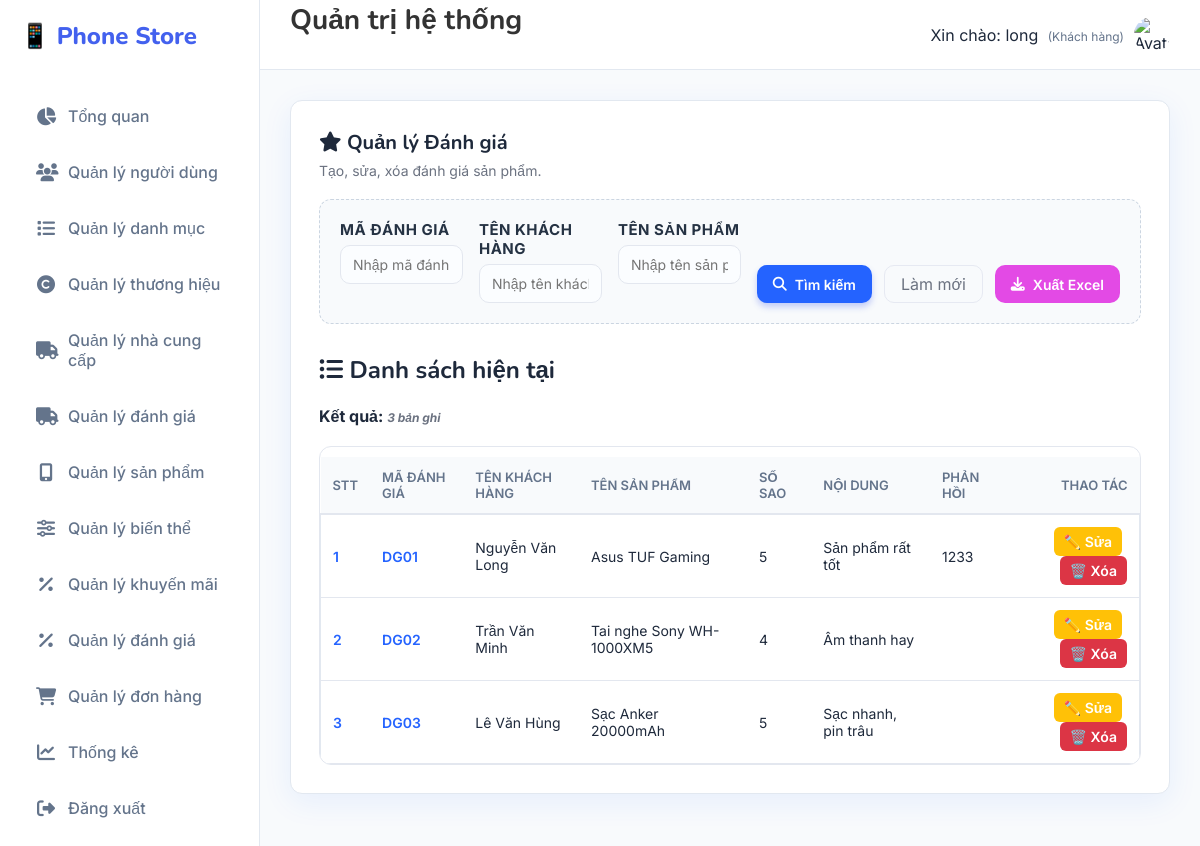
Screenshot of /Danhgia/danhsach (signed in) with the database file from the repository.
### tables this page shows
CREATE TABLE `danh_gia` (
  `ma_danh_gia` varchar(20) NOT NULL,
  `ma_user` varchar(20) NOT NULL,
  `ma_san_pham` varchar(20) NOT NULL,
  `so_sao` int(11) DEFAULT NULL CHECK (`so_sao` >= 1 and `so_sao` <= 5),
  `noi_dung` text DEFAULT NULL,
  `phan_hoi` text NOT NULL,
  `ngay_danh_gia` datetime DEFAULT current_timestamp()
);

CREATE TABLE `users` (
  `ma_user` varchar(20) NOT NULL,
  `ten_user` varchar(55) NOT NULL,
  `password` varchar(255) NOT NULL,
  `full_name` varchar(255) DEFAULT NULL,
  `email` varchar(55) DEFAULT NULL,
  `phan_quyen` enum('admin','khach_hang') NOT NULL DEFAULT 'khach_hang',
  `so_dien_thoai` varchar(20) DEFAULT NULL,
  `ngay_tao` datetime DEFAULT current_timestamp()
);

CREATE TABLE `san_pham` (
  `ma_san_pham` varchar(20) NOT NULL,
  `ten_san_pham` varchar(255) NOT NULL,
  `ma_danh_muc` varchar(20) DEFAULT NULL,
  `ma_thuong_hieu` varchar(20) DEFAULT NULL,
  `ma_nha_cung_cap` varchar(20) DEFAULT NULL,
  `ngay_tao` datetime DEFAULT current_timestamp()
);

### MVC/Core/controller.php (called while the page is built, shortened)
<?php
class controller
{
    public function model($model)
    {
        return new $model;
    }
    public function view($view, $data = [])
    {
        include_once __DIR__ . '/../Views/' . $view . '.php';
    }
}

### MVC/Controllers/Danhgia.php (called while the page is built, shortened)
<?php
class Danhgia extends controller
{
    private $dg;
    function __construct()
    {
        $this->dg = $this->model("DanhGia_m");
    }
    function danhsach()
    {
        $result = $this->dg->DanhGia_getAll();
        $this->view('Master', [
            'page' => 'Danhsachdanhgia_v',
            'ma_danh_gia' => '',
            'ten_danh_gia' => '',
            'dulieu' => $result
        ]);
    }
}

### MVC/Core/app.php (called while the page is built, shortened)
<?php
class app
{
    protected $action = "Get_data";
    function __construct()
    {
        $arr = $this->processURL();
        if ($arr != null) {
            if (file_exists(__DIR__ . '/../Controllers/' . $arr[0] . '.php')) {
                unset($arr[0]);
            }
        }
        $this->controller = new $this->controller;
        if (isset($arr[1])) {
            if (method_exists($this->controller, $arr[1])) {
                $this->action = $arr[1];
                unset($arr[1]);
            }
        }
        $this->param = $arr ? array_values($arr) : [];
        call_user_func_array([$this->controller, $this->action], $this->param);
    }
    function processURL()
    {
        if (isset($_GET['url'])) {
            return explode('/', filter_var(trim($_GET['url']), FILTER_DEFAULT));
        }
    }
}

### index.php (called while the page is built, shortened)
<?php
    $myapp = new app();
?>

### MVC/Core/connectDB.php (called while the page is built, shortened)
<?php
class connectDB
{
    function __construct()
    {
        $this->con = mysqli_connect('localhost', 'root', '', 'phone_store_v2');
    }
}

### MVC/Models/DanhGia_m.php (called while the page is built, shortened)
<?php
class DanhGia_m extends connectDB
{
    function DanhGia_getAll()
    {
        $sql = "SELECT dg.*, u.full_name, sp.ten_san_pham
                FROM danh_gia dg
                LEFT JOIN users u ON dg.ma_user = u.ma_user
                LEFT JOIN san_pham sp ON dg.ma_san_pham = sp.ma_san_pham
                ORDER BY dg.ngay_danh_gia DESC";
        return mysqli_query($this->con, $sql);
    }
}

### MVC/Views/Pages/Danhsachdanhgia_v.php (the view, shortened to what this page needs)
<!DOCTYPE html>
<html lang="vi">
<body>
    <div class="card">
        <div class="actions-top">
            <div>
                <h1><i class="fa-solid fa-star"></i> Quản lý Đánh giá</h1>
                <p class="lead">Tạo, sửa, xóa đánh giá sản phẩm.</p>
            </div>
        </div>
        <form method="post" action="http://localhost/Banhang/Danhgia/Timkiem" class="form-search"
            style="margin-bottom:30px;border:1px dashed #cbd5e1;padding:20px;border-radius:12px;background:#f8fafc">
            <div class="search-fields">
                <div>
                    <label for="searchId">Mã đánh giá</label>
                    <input type="text" id="searchId" name="txtMadanhgia" placeholder="Nhập mã đánh giá..."
                        value="<?php echo isset($data['ma_danh_gia']) ? htmlspecialchars($data['ma_danh_gia']) : '' ?>" />
                </div>
                <div>
                    <label for="searchName">Tên khách hàng</label>
                    <input type="text" id="searchName" name="txtTenkhachhang" placeholder="Nhập tên khách hàng..."
                        value="<?php echo isset($data['ten_khach_hang']) ? htmlspecialchars($data['ten_khach_hang']) : '' ?>" />
                </div>
                <div>
                    <label for="searchProduct">Tên sản phẩm</label>
                    <input type="text" id="searchProduct" name="txtTensanpham" placeholder="Nhập tên sản phẩm..."
                        value="<?php echo isset($data['ten_san_pham']) ? htmlspecialchars($data['ten_san_pham']) : '' ?>" />
                </div>
            </div>
            <div class="actions" style="margin-top:0;">
                <button type="submit" class="btn-primary" name="btnTim"><i class="fa-solid fa-search"></i> Tìm
                    kiếm</button>
                <a href="http://localhost/Banhang/Danhgia/danhsach" class="btn-ghost">Làm mới</a>
                <button type="submit" name="btnXuatexcel" class="btn-excel">
                    <i class="fa-solid fa-solid fa-download"></i> Xuất Excel
                </button>
            </div>
        </form>
        <h2><i class="fa-solid fa-list-ul"></i> Danh sách hiện tại</h2>
        <?php
        if (isset($data['dulieu'])) {
            if (is_object($data['dulieu'])) {
                $count = mysqli_num_rows($data['dulieu']);
                mysqli_data_seek($data['dulieu'], 0);
            } else {
                $count = 0;
            }
        ?>
            <div style="margin:10px 0">
                <strong>Kết quả: <span id="resultCount" class="hint"></span></strong>
            </div>
            <div class="table-container">
                <table>
                    <thead>
                        <tr>
                            <th>STT</th>
                            <th>Mã đánh giá</th>
                            <th>Tên khách hàng</th>
                            <th>Tên sản phẩm</th>
                            <th>Số sao</th>
                            <th>Nội dung</th>
                            <th>Phản hồi</th>
                            <th style="text-align:right">Thao tác</th>
                        </tr>
                    </thead>
                    <tbody id="userBody">
                        <?php
                        if ($count > 0) {
                            $serial = 1;
                            while ($row = mysqli_fetch_array($data['dulieu'])) {
                        ?>
                                <tr>
                                    <td><span style="font-weight:600;color:var(--accent)"><?php echo $serial++; ?></span>
                                    </td>
                                    <td><span
                                            style="font-weight:600;color:var(--accent)"><?php echo htmlspecialchars($row['ma_danh_gia']) ?></span>
                                    </td>
                                    <td><?php echo htmlspecialchars($row['full_name']) ?></td>
                                    <td><?php echo htmlspecialchars($row['ten_san_pham']) ?></td>
                                    <td><?php echo htmlspecialchars($row['so_sao']) ?></td>
                                    <td><?php echo htmlspecialchars($row['noi_dung']) ?></td>
                                    <td><?php echo htmlspecialchars($row['phan_hoi']) ?></td>
                                    <td style="text-align:right">
                                        <a href="http://localhost/Banhang/Danhgia/sua/<?php echo urlencode($row['ma_danh_gia']) ?>"><button
                                                class="btn-edit">✏️
                                                Sửa</button></a>
                                        <a href="http://localhost/Banhang/Danhgia/xoa/<?php echo urlencode($row['ma_danh_gia']) ?>"
                                            onclick="return confirm('Bạn có chắc chắn muốn xoá không?')"><button
                                                class="btn-delete">🗑️
                                                Xóa</button></a>
                                    </td>
                                </tr>
                        <?php }
                        } ?>
                    </tbody>
                </table>
            </div>
        <?php } ?>
    </div>
</body>
</html>

### Public/Css/style.css (style rules this page uses)
:root { --primary: #4361ee; --primary-dark: #3a0ca3; --secondary: #4cc9f0; --accent: #f72585; --success: #10b981; --warning: #f59e0b; --danger: #ef4444; --dark: #1e293b; --light: #f8fafc; --white: #ffffff; --gray: #64748b; --border: #e2e8f0; --shadow: 0 10px 15px -3px rgba(0, 0, 0, 0.1), 0 4px 6px -2px rgba(0, 0, 0, 0.05); --radius: 16px; --sidebar-width: 260px; }
* { margin: 0; padding: 0; box-sizing: border-box; font-family: "Inter", sans-serif; }
body { background-color: var(--light); color: var(--dark); height: 100vh; overflow: hidden; }
a { text-decoration: none; transition: 0.3s; }
.card { background: var(--white); border-radius: var(--radius); padding: 30px; box-shadow: var(--shadow); border: 1px solid var(--border); margin-bottom: 30px; }
h1, h2 { color: var(--dark); margin-bottom: 20px; font-family: "Nunito", sans-serif; }
p.lead { color: var(--gray); margin-bottom: 25px; font-size: 15px; }
form { display: grid; grid-template-columns: repeat(2, 1fr); gap: 24px; }
label { font-size: 13px; font-weight: 600; color: var(--gray); margin-bottom: 8px; display: block; text-transform: uppercase; letter-spacing: 0.5px; }
input, select, textarea { width: 100%; padding: 12px 16px; border: 1px solid var(--border); border-radius: 10px; font-size: 15px; background: #f9fafb; transition: 0.2s; }
.actions { margin-top: 10px; display: flex; gap: 12px; justify-content: flex-end; grid-column: 1 / -1; }
button, .btn { padding: 10px 20px; border-radius: 10px; font-weight: 600; font-size: 14px; cursor: pointer; border: none; display: inline-flex; align-items: center; gap: 8px; transition: 0.2s; text-decoration: none; }
.btn-primary { background: var(--primary); color: #fff; box-shadow: 0 4px 6px rgba(67, 97, 238, 0.3); }
.btn-ghost { background: transparent; border: 1px solid var(--border); color: var(--gray); }
table { width: 100%; border-collapse: separate; border-spacing: 0 8px; margin-top: 10px; }
th { text-align: left; padding: 12px 16px; color: var(--gray); font-size: 13px; font-weight: 600; text-transform: uppercase; }
td { background: #fff; padding: 16px; border-top: 1px solid var(--border); border-bottom: 1px solid var(--border); font-size: 14px; color: var(--dark); }
td:first-child { border-left: 1px solid var(--border); border-top-left-radius: 12px; border-bottom-left-radius: 12px; }
td:last-child { border-right: 1px solid var(--border); border-top-right-radius: 12px; border-bottom-right-radius: 12px; }
.hint { font-size: 13px; color: var(--gray); margin-top: 10px; font-style: italic; }

### rows the page displays
danh_gia: ma_danh_gia "DG01", ma_user.full_name "Nguyễn Văn Long", ma_san_pham.ten_san_pham "Asus TUF Gaming", so_sao "5", noi_dung "Sản phẩm rất tốt", phan_hoi "1233"
danh_gia: ma_danh_gia "DG02", ma_user.full_name "Trần Văn Minh", ma_san_pham.ten_san_pham "Tai nghe Sony WH-1000XM5", so_sao "4", noi_dung "Âm thanh hay"
danh_gia: ma_danh_gia "DG03", ma_user.full_name "Lê Văn Hùng", ma_san_pham.ten_san_pham "Sạc Anker 20000mAh", so_sao "5", noi_dung "Sạc nhanh, pin trâu"

### other values shown
$_SESSION['user_name'] "long"
